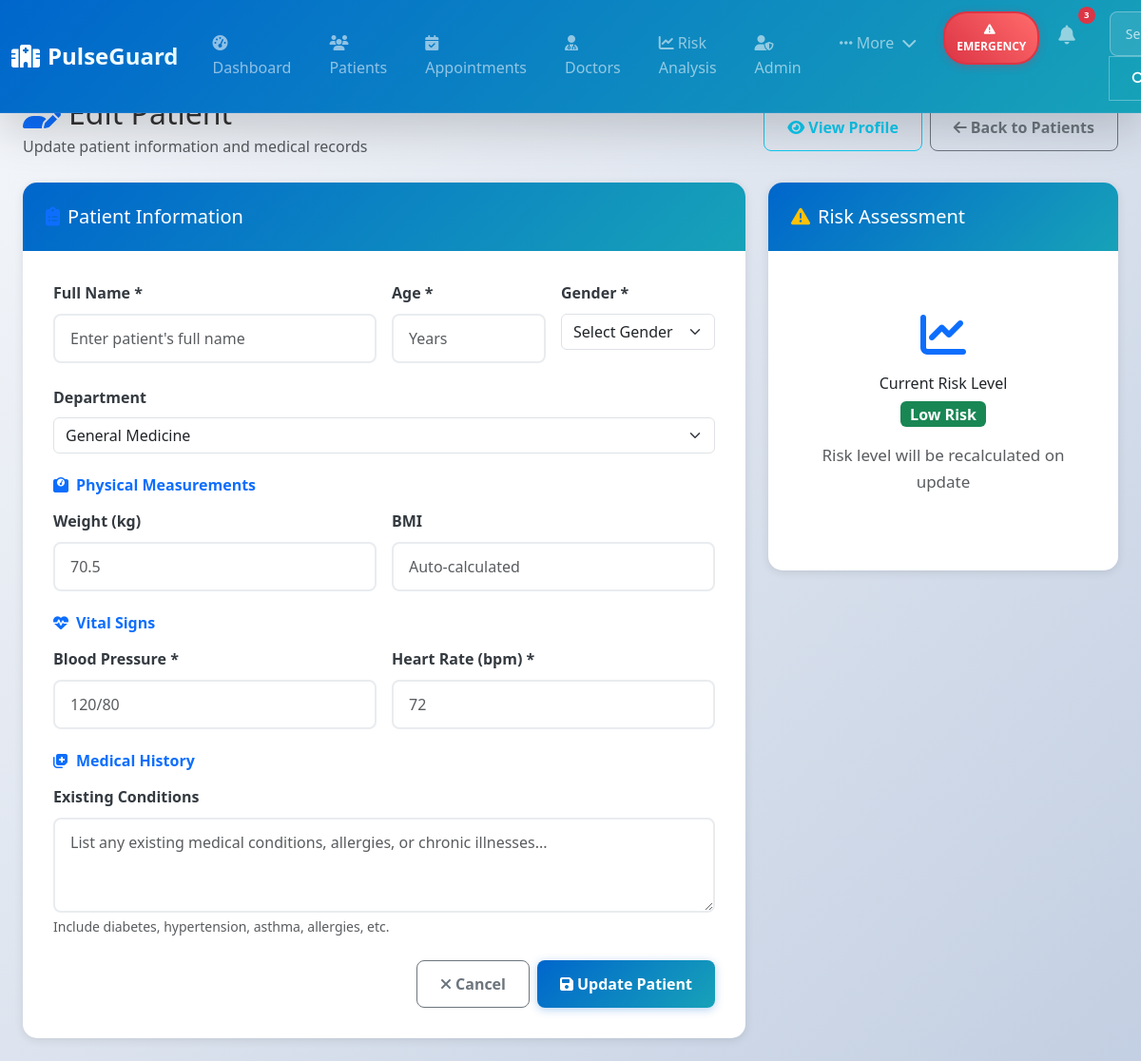
Before: /edit/14 with the older database file.
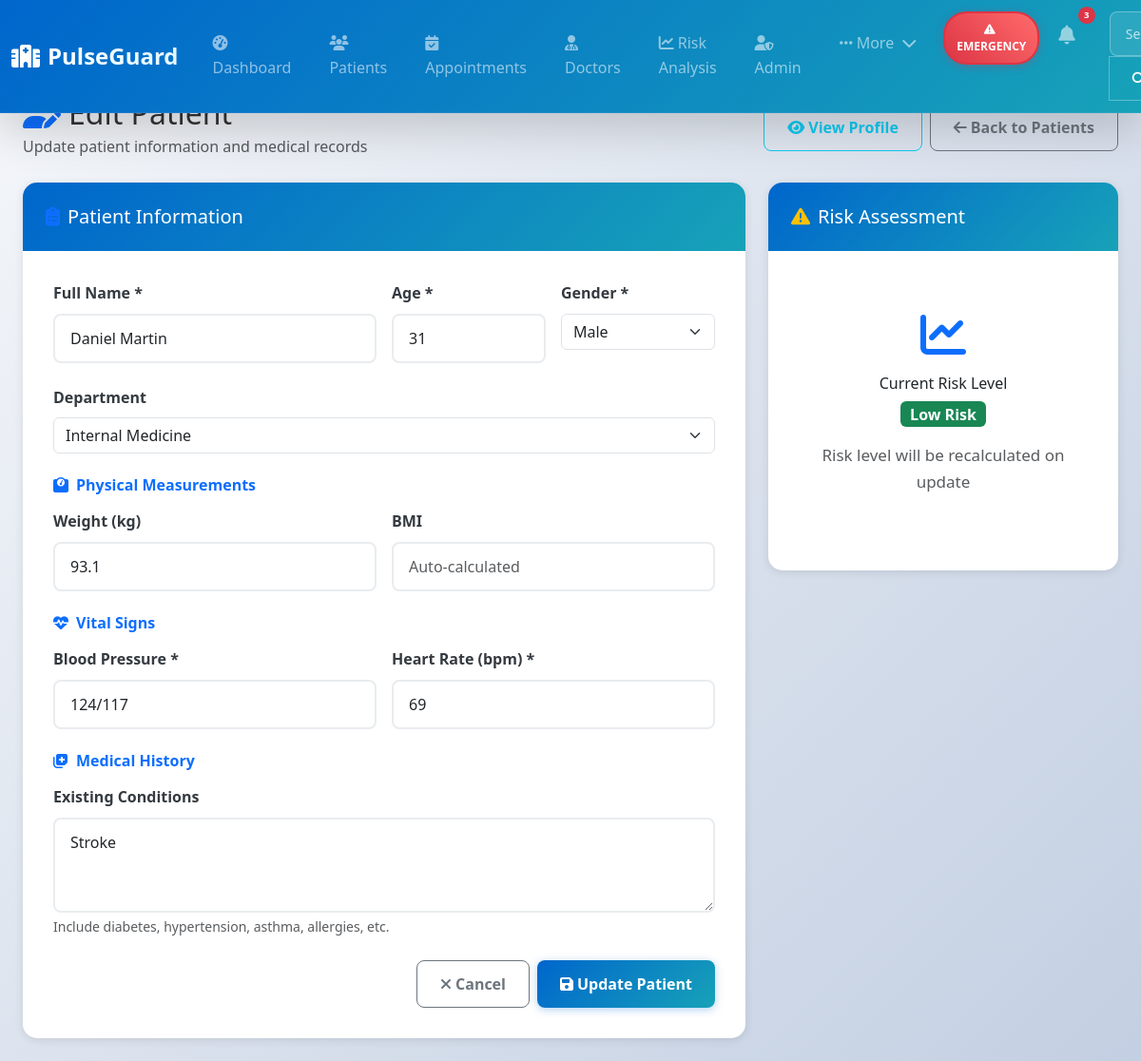
After: the same page with the newer database file.
### tables this page shows
CREATE TABLE patients (
            patient_id INTEGER PRIMARY KEY AUTOINCREMENT,
            name TEXT,
            age INTEGER,
            gender TEXT,
            weight REAL,
            blood_pressure TEXT,
            heart_rate INTEGER,
            existing_conditions TEXT,
            risk_level TEXT,
            registration_date TEXT
        , department TEXT);

### app.py (the view, shortened to what this page needs)
@app.route("/edit/<int:id>", methods=["GET", "POST"])
def edit_patient(id):
    conn = sqlite3.connect("hospital.db")
    cursor = conn.cursor()
    cursor.execute("SELECT * FROM patients WHERE patient_id=?", (id,))
    patient = cursor.fetchone()
    conn.close()
    return render_template("edit.html", patient=patient)

### templates/edit.html (shortened to what the changed rows need)
{% extends "base.html" %}
{% block content %}
<div class="d-flex justify-content-between align-items-center mb-4">
    <div>
        <h1 class="h2 mb-1">
            <i class="fas fa-user-edit text-primary me-2"></i>Edit Patient
        </h1>
    </div>
</div>
<div class="row">
    <div class="col-lg-8">
        <div class="card border-0 shadow-custom">
            <div class="card-body">
                <form action="/edit/{{ patient[0] }}" method="POST" id="editForm">
                    <div class="row g-3 mb-4">
                        <div class="col-md-6">
                            <label class="form-label fw-semibold">Full Name *</label>
                            <input type="text" name="name" class="form-control" required
                                   value="{{ patient[1] }}" placeholder="Enter patient's full name">
                        </div>
                        <div class="col-md-3">
                            <label class="form-label fw-semibold">Age *</label>
                            <input type="number" name="age" class="form-control" required
                                   min="1" max="120" value="{{ patient[2] }}" placeholder="Years">
                        </div>
                        <div class="col-md-3">
                            <label class="form-label fw-semibold">Gender *</label>
                            <select name="gender" class="form-select" required>
                                <option value="">Select Gender</option>
                                <option value="Male" {% if patient[3] == 'Male' %}selected{% endif %}>Male</option>
                            </select>
                        </div>
                    </div>
                    <div class="mb-4">
                        <label class="form-label fw-semibold">Department</label>
                        <select name="department" class="form-select">
                            <option value="General" {% if patient[10] == 'General' or not patient[10] %}selected{% endif %}>General Medicine</option>
                            <option value="Internal Medicine" {% if patient[10] == 'Internal Medicine' %}selected{% endif %}>Internal Medicine</option>
                        </select>
                    </div>
                    <div class="row g-3 mb-4">
                        <div class="col-md-6">
                            <label class="form-label">Weight (kg)</label>
                            <input type="number" name="weight" class="form-control"
                                   step="0.1" value="{{ patient[4] }}" placeholder="70.5">
                        </div>
                    </div>
                    <div class="row g-3 mb-4">
                        <div class="col-md-6">
                            <label class="form-label">Blood Pressure *</label>
                            <input type="text" name="blood_pressure" class="form-control" required
                                   value="{{ patient[5] }}" placeholder="120/80" pattern="^\d{2,3}\/\d{2,3}$"
                                   title="Format: systolic/diastolic (e.g., 120/80)">
                        </div>
                        <div class="col-md-6">
                            <label class="form-label">Heart Rate (bpm) *</label>
                            <input type="number" name="heart_rate" class="form-control" required
                                   min="40" max="200" value="{{ patient[6] }}" placeholder="72">
                        </div>
                    </div>
                    <div class="mb-4">
                        <label class="form-label">Existing Conditions</label>
                        <textarea name="existing_conditions" class="form-control" rows="3"
                                  placeholder="List any existing medical conditions, allergies, or chronic illnesses...">{{ patient[7] }}</textarea>
                        <div class="form-text">
                            Include diabetes, hypertension, asthma, allergies, etc.
                        </div>
                    </div>
                </form>
            </div>
        </div>
    </div>
</div>
{% endblock %}

Changed rows visible on the page:
added patients: name "Daniel Martin", age "31", gender "Male", department "Internal Medicine", weight "93.1", blood_pressure "124/117", heart_rate "69", existing_conditions "Stroke"
Other visible differences:
form field gender: "Select Gender" → (not shown)
form field department: "General Medicine" → (not shown)
